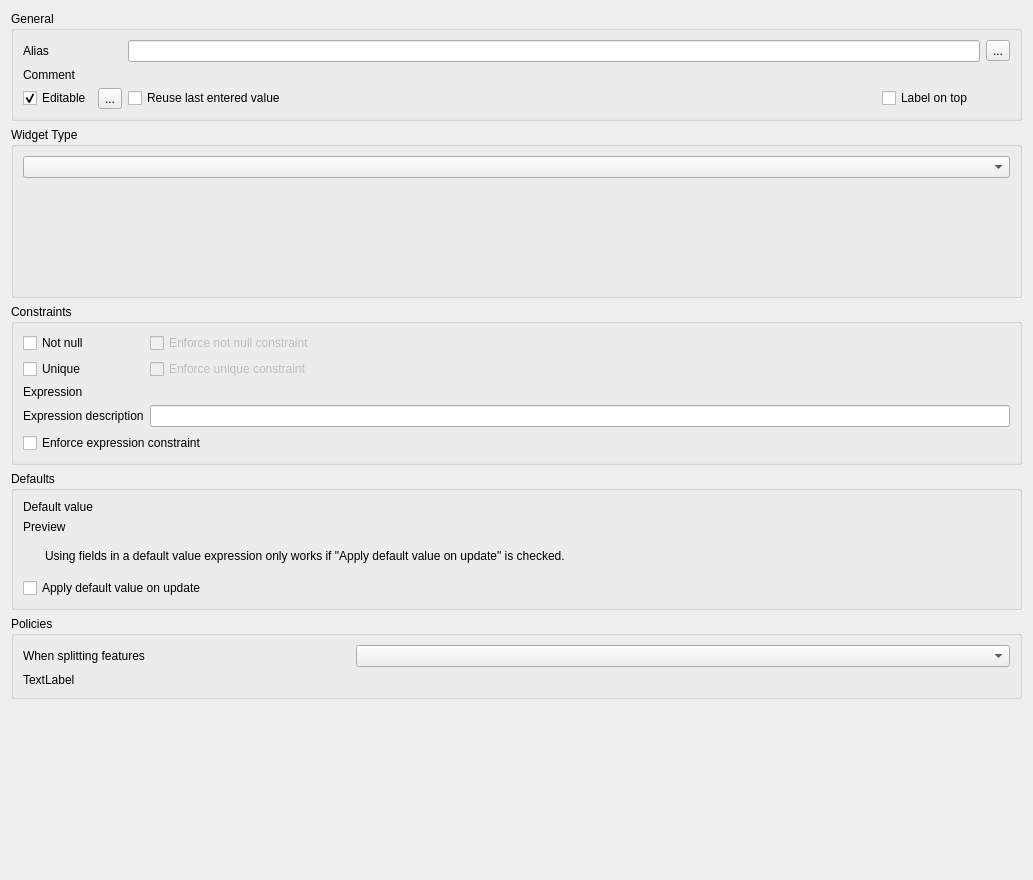
<?xml version="1.0" encoding="UTF-8"?>
<ui version="4.0">
 <class>QgsAttributeTypeDialog</class>
 <widget class="QWidget" name="QgsAttributeTypeDialog">
  <property name="geometry">
   <rect>
    <x>0</x>
    <y>0</y>
    <width>1033</width>
    <height>880</height>
   </rect>
  </property>
  <property name="windowTitle">
   <string>Edit Widget Properties</string>
  </property>
  <layout class="QVBoxLayout" name="verticalLayout">
   <item>
    <widget class="QgsCollapsibleGroupBox" name="groupBox_4">
     <property name="title">
      <string>General</string>
     </property>
     <layout class="QGridLayout" name="gridLayout" rowstretch="0,0,0" columnstretch="0,0,1,0,0,0">
      <item row="2" column="3">
       <widget class="QCheckBox" name="labelOnTopCheckBox">
        <property name="text">
         <string>Label on top</string>
        </property>
        <property name="checked">
         <bool>false</bool>
        </property>
       </widget>
      </item>
      <item row="1" column="0">
       <widget class="QLabel" name="label_6">
        <property name="text">
         <string>Comment</string>
        </property>
       </widget>
      </item>
      <item row="1" column="2" colspan="3">
       <widget class="QLabel" name="laComment">
        <property name="text">
         <string/>
        </property>
        <property name="wordWrap">
         <bool>true</bool>
        </property>
       </widget>
      </item>
      <item row="2" column="0">
       <widget class="QCheckBox" name="isFieldEditableCheckBox">
        <property name="text">
         <string>Editable</string>
        </property>
        <property name="checked">
         <bool>true</bool>
        </property>
       </widget>
      </item>
      <item row="0" column="5">
       <widget class="QgsPropertyOverrideButton" name="mAliasExpressionButton">
        <property name="text">
         <string>...</string>
        </property>
       </widget>
      </item>
      <item row="2" column="2">
       <widget class="QCheckBox" name="reuseLastValuesCheckBox">
        <property name="toolTip">
         <string>If checked, then the most recent value entered for this field will be remembered and reused when creating a new feature.</string>
        </property>
        <property name="text">
         <string>Reuse last entered value</string>
        </property>
        <property name="checked">
         <bool>false</bool>
        </property>
       </widget>
      </item>
      <item row="0" column="0">
       <widget class="QLabel" name="label_9">
        <property name="text">
         <string>Alias</string>
        </property>
       </widget>
      </item>
      <item row="0" column="2" colspan="3">
       <widget class="QLineEdit" name="mAlias"/>
      </item>
      <item row="2" column="1">
       <widget class="QgsPropertyOverrideButton" name="mEditableExpressionButton">
        <property name="text">
         <string>...</string>
        </property>
       </widget>
      </item>
     </layout>
    </widget>
   </item>
   <item>
    <widget class="QgsCollapsibleGroupBox" name="groupBox_3">
     <property name="title">
      <string>Widget Type</string>
     </property>
     <layout class="QGridLayout" name="gridLayout_5">
      <item row="1" column="1">
       <widget class="QgsStackedWidget" name="stackedWidget"/>
      </item>
      <item row="0" column="1">
       <widget class="QComboBox" name="mWidgetTypeComboBox"/>
      </item>
     </layout>
    </widget>
   </item>
   <item>
    <widget class="QgsCollapsibleGroupBox" name="groupBox">
     <property name="focusPolicy">
      <enum>Qt::NoFocus</enum>
     </property>
     <property name="title">
      <string>Constraints</string>
     </property>
     <layout class="QGridLayout" name="gridLayout_3">
      <item row="1" column="0">
       <widget class="QCheckBox" name="mUniqueCheckBox">
        <property name="text">
         <string>Unique</string>
        </property>
       </widget>
      </item>
      <item row="0" column="0">
       <widget class="QCheckBox" name="notNullCheckBox">
        <property name="text">
         <string>Not null</string>
        </property>
       </widget>
      </item>
      <item row="1" column="1">
       <widget class="QCheckBox" name="mCheckBoxEnforceUnique">
        <property name="enabled">
         <bool>false</bool>
        </property>
        <property name="toolTip">
         <string>&lt;p&gt;Enforcing the unique constraint prevents committing features which do not meet the constraint.&lt;/p&gt;&lt;p&gt;Unenforced constraints display a warning to users, but do not prevent committing the feature.&lt;/p&gt;</string>
        </property>
        <property name="text">
         <string>Enforce unique constraint</string>
        </property>
       </widget>
      </item>
      <item row="2" column="1">
       <widget class="QgsFieldExpressionWidget" name="constraintExpressionWidget" native="true">
        <property name="focusPolicy">
         <enum>Qt::StrongFocus</enum>
        </property>
       </widget>
      </item>
      <item row="3" column="0">
       <widget class="QLabel" name="label_2">
        <property name="text">
         <string>Expression description</string>
        </property>
       </widget>
      </item>
      <item row="3" column="1">
       <widget class="QLineEdit" name="leConstraintExpressionDescription">
        <property name="toolTip">
         <string>Optional descriptive name for expression constraint</string>
        </property>
       </widget>
      </item>
      <item row="0" column="1">
       <widget class="QCheckBox" name="mCheckBoxEnforceNotNull">
        <property name="enabled">
         <bool>false</bool>
        </property>
        <property name="toolTip">
         <string>&lt;p&gt;Enforcing the not null constraint prevents committing features which do not meet the constraint.&lt;/p&gt;&lt;p&gt;Unenforced constraints display a warning to users, but do not prevent committing the feature.&lt;/p&gt;</string>
        </property>
        <property name="text">
         <string>Enforce not null constraint</string>
        </property>
       </widget>
      </item>
      <item row="2" column="0">
       <widget class="QLabel" name="label">
        <property name="text">
         <string>Expression</string>
        </property>
       </widget>
      </item>
      <item row="4" column="0" colspan="2">
       <widget class="QCheckBox" name="mCheckBoxEnforceExpression">
        <property name="toolTip">
         <string>&lt;p&gt;Enforcing the expression constraint prevents committing features which do not meet the constraint.&lt;/p&gt;&lt;p&gt;Unenforced constraints display a warning to users, but do not prevent committing the feature.&lt;/p&gt;</string>
        </property>
        <property name="text">
         <string>Enforce expression constraint</string>
        </property>
       </widget>
      </item>
     </layout>
    </widget>
   </item>
   <item>
    <widget class="QgsCollapsibleGroupBox" name="groupBox_2">
     <property name="title">
      <string>Defaults</string>
     </property>
     <layout class="QGridLayout" name="gridLayout_2" columnstretch="0,0">
      <item row="4" column="0">
       <widget class="QLabel" name="label_3">
        <property name="text">
         <string>Default value</string>
        </property>
       </widget>
      </item>
      <item row="6" column="0">
       <widget class="QLabel" name="label_4">
        <property name="text">
         <string>Preview</string>
        </property>
       </widget>
      </item>
      <item row="4" column="1">
       <widget class="QgsExpressionLineEdit" name="mExpressionWidget" native="true">
        <property name="focusPolicy">
         <enum>Qt::StrongFocus</enum>
        </property>
       </widget>
      </item>
      <item row="6" column="1">
       <widget class="QLabel" name="mDefaultPreviewLabel">
        <property name="text">
         <string/>
        </property>
       </widget>
      </item>
      <item row="7" column="0" colspan="2">
       <widget class="QWidget" name="mWarnDefaultValueHasFieldsWidget" native="true">
        <layout class="QHBoxLayout" name="mWarnDefaultValueHasFields">
         <item>
          <widget class="QLabel" name="label_8">
           <property name="sizePolicy">
            <sizepolicy hsizetype="Maximum" vsizetype="Preferred">
             <horstretch>0</horstretch>
             <verstretch>0</verstretch>
            </sizepolicy>
           </property>
           <property name="text">
            <string/>
           </property>
           <property name="pixmap">
            <pixmap resource="../../../images/images.qrc">:/images/themes/default/mIconWarning.svg</pixmap>
           </property>
          </widget>
         </item>
         <item>
          <widget class="QLabel" name="label_7">
           <property name="text">
            <string>Using fields in a default value expression only works if &quot;Apply default value on update&quot; is checked.</string>
           </property>
          </widget>
         </item>
        </layout>
       </widget>
      </item>
      <item row="8" column="0" colspan="2">
       <widget class="QCheckBox" name="mApplyDefaultValueOnUpdateCheckBox">
        <property name="toolTip">
         <string>&lt;p&gt;With this option checked, the default value will not only be used when the feature is first created, but also whenever a feature's attribute or geometry is changed.&lt;/p&gt;&lt;p&gt;This is often useful for a last_modified timestamp or to record the username that last modified the feature.&lt;/p&gt;</string>
        </property>
        <property name="text">
         <string>Apply default value on update</string>
        </property>
       </widget>
      </item>
     </layout>
    </widget>
   </item>
   <item>
    <widget class="QgsCollapsibleGroupBox" name="groupBox_5">
     <property name="title">
      <string>Policies</string>
     </property>
     <layout class="QGridLayout" name="gridLayout_4" columnstretch="1,2">
      <item row="0" column="1">
       <widget class="QComboBox" name="mSplitPolicyComboBox"/>
      </item>
      <item row="0" column="0">
       <widget class="QLabel" name="mSplitPolicyLabel">
        <property name="text">
         <string>When splitting features</string>
        </property>
       </widget>
      </item>
      <item row="1" column="0" colspan="2">
       <widget class="QLabel" name="mSplitPolicyDescriptionLabel">
        <property name="text">
         <string>TextLabel</string>
        </property>
        <property name="wordWrap">
         <bool>true</bool>
        </property>
       </widget>
      </item>
     </layout>
    </widget>
   </item>
   <item>
    <spacer name="verticalSpacer">
     <property name="orientation">
      <enum>Qt::Vertical</enum>
     </property>
     <property name="sizeHint" stdset="0">
      <size>
       <width>20</width>
       <height>0</height>
      </size>
     </property>
    </spacer>
   </item>
  </layout>
 </widget>
 <customwidgets>
  <customwidget>
   <class>QgsCollapsibleGroupBox</class>
   <extends>QGroupBox</extends>
   <header>qgscollapsiblegroupbox.h</header>
   <container>1</container>
  </customwidget>
  <customwidget>
   <class>QgsFieldExpressionWidget</class>
   <extends>QWidget</extends>
   <header>qgsfieldexpressionwidget.h</header>
   <container>1</container>
  </customwidget>
  <customwidget>
   <class>QgsPropertyOverrideButton</class>
   <extends>QToolButton</extends>
   <header>qgspropertyoverridebutton.h</header>
  </customwidget>
  <customwidget>
   <class>QgsExpressionLineEdit</class>
   <extends>QWidget</extends>
   <header>qgsexpressionlineedit.h</header>
   <container>1</container>
  </customwidget>
  <customwidget>
   <class>QgsStackedWidget</class>
   <extends>QStackedWidget</extends>
   <header>qgsstackedwidget.h</header>
   <container>1</container>
  </customwidget>
 </customwidgets>
 <tabstops>
  <tabstop>mAlias</tabstop>
  <tabstop>mAliasExpressionButton</tabstop>
  <tabstop>isFieldEditableCheckBox</tabstop>
  <tabstop>reuseLastValuesCheckBox</tabstop>
  <tabstop>labelOnTopCheckBox</tabstop>
  <tabstop>mWidgetTypeComboBox</tabstop>
  <tabstop>notNullCheckBox</tabstop>
  <tabstop>mCheckBoxEnforceNotNull</tabstop>
  <tabstop>mUniqueCheckBox</tabstop>
  <tabstop>mCheckBoxEnforceUnique</tabstop>
  <tabstop>constraintExpressionWidget</tabstop>
  <tabstop>leConstraintExpressionDescription</tabstop>
  <tabstop>mCheckBoxEnforceExpression</tabstop>
  <tabstop>mExpressionWidget</tabstop>
  <tabstop>mApplyDefaultValueOnUpdateCheckBox</tabstop>
 </tabstops>
 <resources>
  <include location="../../../images/images.qrc"/>
 </resources>
 <connections/>
</ui>
